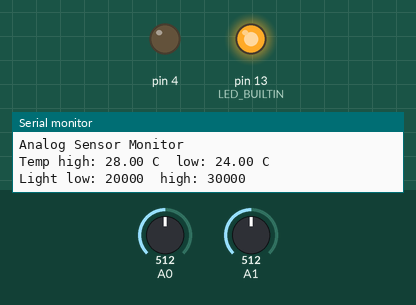
Simulated run of this sketch. Board: Arduino Nano, built for the host (arithmetic inside an expression is 32-bit, double 64-bit). Parts: output pins drawn as LEDs (lit = HIGH), the last lines printed to the serial monitor. The test bench sets the inputs (shaded band); at power-on: A0 = 512, A1 = 512 (analog values on the 0–1023 scale).

Above: at 3.2 s.
3.3 s: A0 set to 693
8.5 s: A0 set to 724
At 9.8 s:
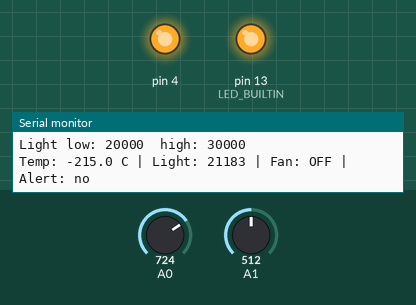
13.5 s: A1 set to 247
15.0 s: A1 set to 215
Timing chart, 0 to 18.0 s (numbered marks = the images above; inputs shaded):
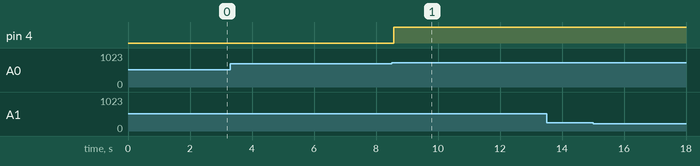

The sketch:

Analog_Monitor.ino
```cpp
/* ================================================================================
Capstone Project: Analog Sensor Monitor [BEAPERNano-Capstone-Analog-Monitor]
Version: 1.2
Updated: November 24, 2026

Platform: mirobo.tech BEAPER Nano circuit (any configuration)
Requires: BEAPERNano_v1_2.h header file

This skeleton provides a multi-sensor monitoring and control structure.
Adapt it to your application by:
  1. Configuring your analog and digital inputs in the SENSOR CONFIGURATION
     section and the read_sensors() function.
  2. Writing your condition logic in check_conditions().
  3. Configuring your outputs in the OUTPUT CONFIGURATION section and
     the apply_outputs() function.

Suggested applications:
  Greenhouse controller   - temperature, light, soil moisture sensors;
                            servo vent, motor fan, motor pump outputs
  Climate monitor         - temperature and humidity sensors;
                            LED indicators, alarm tone outputs
  Plant watering system   - soil moisture sensor, timer;
                            motor pump output, LED status indicators
  Environmental logger    - multiple analog sensors;
                            LED bar graph display, serial data output

On-board analog inputs available (set jumpers to Enviro. mode):
    light_level()   - Ambient light sensor Q4 (JP1)
    temp_level()    - Temperature sensor U4 (JP2)
    RV1_level()     - Potentiometer RV1 (JP3) - useful as a threshold knob
    RV2_level()     - Potentiometer RV2 (JP4) - useful as a threshold knob

External analog inputs available (each needs to be enabled/configured
  in the BEAPERNano_v1_2.h header file):
    H1  - Sensor header with analog input, 3.3V, GND
    H2  - Sensor header with analog input, 3.3V, GND
    H3  - Sensor header with analog input, 3.3V, GND
    H4  - Sensor header with analog input, 3.3V, GND

Digital inputs available:
    SW1 to SW4  - Pushbuttons (active LOW, INPUT_PULLUP)
    H1 to H4    - Expansion headers (for external sensors/switches)

Analog outputs available:
    LS1             - Piezo speaker (tone() / noTone())
    LED1 to LED4    - LEDs (digital on/off or PWM brightness)
    Servo headers H5 to H8 - Servo position (Servo library)

Digital outputs available:
    LED1 to LED4    - LEDs (on/off)
    Headers H1 to H4       - 3.3V output headers
    Headers H5 to H8       - 5V output headers (shared with H1 - H4)

--------------------------------------------------------------------------------
Before you begin - complete your capstone plan using the preparation guide:
  1. Write a plain-English description of what your system monitors and
     what it controls, and under what conditions.
  2. List all inputs: sensor type, what it measures, acceptable range,
     and how often it needs to be read.
  3. List all outputs: what it drives, how it responds to sensor values,
     and whether it uses analog (PWM) or digital (on/off) control.
  4. Write your condition logic in plain language before coding it:
     e.g. "if temperature > HIGH_TEMP and fan is off: turn fan on"
  5. Write your testing plan: one test case per condition.
=================================================================================*/
// IMPORTANT: Make sure that BEAPERNano_v1_2.h is accessible as a tab in this project.
#include "BEAPERNano_v1_2.h"   // Define BEAPER Nano I/O devices

// ==============================================================================
// SENSOR CONFIGURATION
// Name each sensor, its read interval, and its threshold values.
// Add one block per sensor your application requires.
// ==============================================================================

// ---- Sensor 1: Temperature (example) -----------------------------------------
const int TEMP_READ_INTERVAL  = 2000;    // Read every 2000 ms (temperature changes slowly)
const float TEMP_HIGH_THRESHOLD = 28;    // Degrees C: above this, cooling output activates
const float TEMP_LOW_THRESHOLD  = 24;    // Degrees C: below this, cooling output deactivates
                                          // (hysteresis gap prevents rapid on/off cycling)

// ---- Sensor 2: Light (example) -----------------------------------------------
const int LIGHT_READ_INTERVAL  = 500;    // Read every 500 ms (light can change quickly)
const int LIGHT_LOW_THRESHOLD  = 20000;  // Below this (dark): lighting output activates
const int LIGHT_HIGH_THRESHOLD = 30000;  // Above this (bright): lighting output deactivates

// ---- Add your sensors here ----
// const int SENSOR_NAME_READ_INTERVAL = 1000;
// const int SENSOR_NAME_THRESHOLD     = value;

// ==============================================================================
// OUTPUT CONFIGURATION
// Name each output and its behaviour parameters.
// ==============================================================================

// ---- Output 1: Cooling fan (example - right motor driver output) ------------
// Uses right_motor_forward() / right_motor_stop(), which drive the
// H-bridge through the M2A/M2B pins (LED3/LED4). No servo header or H9/H10
// is involved here - those pins do not exist on BEAPER Nano (H1-H8 only).

// ---- Output 2: Status LED (example) ------------------------------------------
// Uses LED1 to indicate whether the system is in a normal or alert condition.

// ---- Add your outputs here ----

// ==============================================================================
// LOOP TIMING
// ==============================================================================
const int LOOP_DELAY     = 10;      // Main loop delay (ms) - keep at 10 or lower
                                     // so timing intervals remain accurate
const int PRINT_INTERVAL = 5000;    // Print sensor summary every 5000 ms

// ==============================================================================
// PROGRAM VARIABLES
// One 'last_read' timestamp per sensor, one 'last_print' for console output.
// One current value variable per sensor.
// One state variable per output that needs to remember its current state.
// ==============================================================================

// Sensor timestamps
unsigned long last_temp_read  = 0;
unsigned long last_light_read = 0;
// unsigned long last_SENSORNAME_read = 0;      // Add one per sensor

// Current sensor values
float temp_c          = 0.0;        // Current temperature in degrees C
int   light_level_val = 0;          // Current light level (raw ADC)
// int sensor_name_val = 0;         // Add one per sensor

// Output states (for outputs that use hysteresis or need to remember state)
bool fan_on       = false;          // True while cooling fan is running
bool alert_active = false;          // True while any alert condition is active

// Console print timestamp
unsigned long last_print = 0;


// ==============================================================================
// SENSOR FUNCTIONS
// One function per sensor, called on its individual interval.
// Each function reads the sensor and updates the corresponding value variable.
// ==============================================================================

void read_temperature()
{
    // Read the analog temperature sensor and convert to degrees Celsius.
    // Formula for MCP9700A: Temp(C) = (Voltage - 0.5V) / 0.01 V/C
    // (See Activity 9 analysis questions for derivation.)
    float voltage = temp_level() * 3.3 / 65535;
    temp_c = (voltage - 0.5) / 0.01;
}

void read_light()
{
    // Read the ambient light sensor and store the raw ADC value.
    light_level_val = light_level();
}

// void read_SENSORNAME()
// {
//     sensor_name_val = SENSORNAME_level();   // or digitalRead / custom logic
// }


// ==============================================================================
// CONDITION EVALUATION
// Called once per loop after all due sensors have been read.
// Evaluates sensor values against thresholds and sets output state variables.
// Write your application logic here.
// ==============================================================================

void check_conditions()
{
    // ---- Temperature control (example: hysteresis) --------------------------
    // Fan turns ON when temperature rises above TEMP_HIGH_THRESHOLD,
    // and turns OFF only when it falls below TEMP_LOW_THRESHOLD.
    // The gap between thresholds prevents rapid cycling at the boundary.
    if (fan_on)
    {
        if (temp_c < TEMP_LOW_THRESHOLD)
            fan_on = false;
    }
    else
    {
        if (temp_c > TEMP_HIGH_THRESHOLD)
            fan_on = true;
    }

    // ---- Alert condition (example: any sensor out of range) -----------------
    // Alert is active if temperature is high OR light is too low.
    // TODO: replace or extend this with your application's alert logic.
    alert_active = (temp_c > TEMP_HIGH_THRESHOLD ||
                     light_level_val < LIGHT_LOW_THRESHOLD);

    // ---- Add your condition logic here ---------------------------------------
    // Follow the pattern above: read from global sensor value variables,
    // write to global output state variables. Use hysteresis (two thresholds)
    // for any output that controls a slow-changing physical process.
}


// ==============================================================================
// OUTPUT CONTROL
// Called once per loop after check_conditions().
// Applies the current output state variables to the physical hardware.
// Keep hardware writes here - check_conditions() only updates variables.
// ==============================================================================

void apply_outputs()
{
    // ---- Cooling fan (example) -----------------------------------------------
    if (fan_on)
        right_motor_forward();       // TODO: replace with your motor/output call
    else
        right_motor_stop();

    // ---- Status LED (example) -------------------------------------------------
    digitalWrite(LED1, alert_active ? HIGH : LOW);

    // ---- Add your output control here ------------------------------------------
    // Each output state variable set in check_conditions() should have a
    // corresponding hardware write here.
}


// ==============================================================================
// SENSOR READ SCHEDULE
// Called once per loop. Checks each sensor's interval timer and calls
// its read function when due. Returns true if any sensor was read this
// iteration (useful for debug output timing).
// ==============================================================================

bool read_sensors(unsigned long current_time)
{
    bool any_read = false;

    // ---- Temperature: read every TEMP_READ_INTERVAL ms -----------------------
    if ((current_time - last_temp_read) >= (unsigned long)TEMP_READ_INTERVAL)
    {
        read_temperature();
        last_temp_read = current_time;
        any_read = true;
    }

    // ---- Light: read every LIGHT_READ_INTERVAL ms -----------------------------
    if ((current_time - last_light_read) >= (unsigned long)LIGHT_READ_INTERVAL)
    {
        read_light();
        last_light_read = current_time;
        any_read = true;
    }

    // ---- Add your sensors here -------------------------------------------------
    // if ((current_time - last_SENSORNAME_read) >= (unsigned long)SENSORNAME_READ_INTERVAL)
    // {
    //     read_SENSORNAME();
    //     last_SENSORNAME_read = current_time;
    //     any_read = true;
    // }

    return any_read;
}


// ==============================================================================
// CONSOLE OUTPUT
// Print a summary of all sensor values and output states periodically.
// Useful during development and for data logging via the serial console.
// ==============================================================================

void print_status()
{
    Serial.print("Temp: "); Serial.print(temp_c, 1); Serial.print(" C");
    Serial.print(" | Light: "); Serial.print(light_level_val);
    Serial.print(" | Fan: "); Serial.print(fan_on ? "ON" : "OFF");
    Serial.print(" | Alert: "); Serial.println(alert_active ? "YES" : "no");
    // Add your sensor values and output states here
}


void setup()
{
    // Configure Arduino Nano ESP32 status LED as output
    pinMode(LED_BUILTIN, OUTPUT);
    digitalWrite(LED_BUILTIN, HIGH);

    // Configure the status LED output
    pinMode(LED1, OUTPUT);

    // Configure the ADC for 16-bit readings (0-65535), matching the
    // MicroPython board module's read_u16()-style scaling - see
    // Activity 9, GE1.
    analogReadResolution(16);

    Serial.begin(9600);
    delay(2000);                       // Give Serial Monitor time to
                                        // connect, without blocking
                                        // forever if it's never opened

    Serial.println("Analog Sensor Monitor");
    Serial.print("Temp high: "); Serial.print(TEMP_HIGH_THRESHOLD);
    Serial.print(" C  low: "); Serial.print(TEMP_LOW_THRESHOLD); Serial.println(" C");
    Serial.print("Light low: "); Serial.print(LIGHT_LOW_THRESHOLD);
    Serial.print("  high: "); Serial.println(LIGHT_HIGH_THRESHOLD);
    Serial.println();

    // Take initial readings so variables are not zero on first check_conditions()
    read_temperature();
    read_light();
    // read_SENSORNAME();

    unsigned long startup_time = millis();
    last_temp_read  = startup_time;
    last_light_read = startup_time;
    last_print      = startup_time;
}

void loop()
{
    unsigned long current_time = millis();

    // 1. Read any sensors that are due
    read_sensors(current_time);

    // 2. Evaluate conditions and update output state variables
    check_conditions();

    // 3. Apply output states to hardware
    apply_outputs();

    // 4. Print periodic status summary
    if ((current_time - last_print) >= (unsigned long)PRINT_INTERVAL)
    {
        print_status();
        last_print = current_time;
    }

    delay(LOOP_DELAY);
}


/* ================================================================================
Development Guide
================================================================================

This skeleton is deliberately generic. Your first task is to decide
what your system monitors and what it controls, then fill in the
template section by section.

--------------------------------------------------------------------------------
Step 1 - Define your application
--------------------------------------------------------------------------------

Write two or three sentences describing your system from the user's
perspective. Then answer:
- What physical quantities does it measure? (temperature, light,
  moisture, motion, distance, switch state...)
- What does it control in response? (fan, pump, servo, LEDs, alarm...)
- Under what conditions does each output activate or deactivate?
- How quickly do your inputs change? (This determines read intervals.)

Complete the Capstone Preparation Guide before continuing.

--------------------------------------------------------------------------------
Step 2 - Configure and test one sensor
--------------------------------------------------------------------------------

Add your first sensor to the SENSOR CONFIGURATION section and write
its read function. In loop(), temporarily replace the call to
check_conditions() and apply_outputs() with just a print statement
showing the raw sensor value. Verify the reading looks correct before
adding any control logic.

For analog sensors:
- Print the raw ADC value while varying the physical quantity.
- Record the values at your intended threshold levels.
- Set your threshold constants from these measurements, not guesses.

For digital inputs (buttons or contact switches):
- Verify the pin reads LOW when active and HIGH when not (INPUT_PULLUP).
- Test both states explicitly before using the value in conditions.

--------------------------------------------------------------------------------
Step 3 - Add condition logic for that sensor
--------------------------------------------------------------------------------

Write the condition for your first sensor in check_conditions() and
its output in apply_outputs(). Test the full sensor-to-output path:
vary the sensor input and verify the output responds correctly at both
threshold values (hysteresis boundaries if applicable).

--------------------------------------------------------------------------------
Step 4 - Add remaining sensors and outputs
--------------------------------------------------------------------------------

Add each additional sensor and its output one at a time, testing each
before adding the next. Use the comment templates (lines beginning with
'// ----') as insertion points. Sensors are independent - a slow
temperature read does not delay a fast moisture check.

--------------------------------------------------------------------------------
Step 5 - Combine conditions
--------------------------------------------------------------------------------

If your application requires combined logic (e.g. "fan runs only when
temperature is high AND humidity is high"), implement this in
check_conditions() after the individual sensor checks. Test the
combined logic by independently varying each input to verify all
combinations produce the correct output.

*/


/* ================================================================================
Extension Activities
================================================================================

--------------------------------------------------------------------------------
EA 1 - Calibration on startup
--------------------------------------------------------------------------------

Read each analog sensor several times at startup, average the
results, and use this as a baseline. Useful for sensors whose raw
values vary with supply voltage or ambient conditions (light
sensors, some moisture sensors).

--------------------------------------------------------------------------------
EA 2 - Data logging
--------------------------------------------------------------------------------

Modify print_status() to print comma-separated values (CSV format)
that can be copied from the Serial Monitor into a spreadsheet.
Include a timestamp using millis().

--------------------------------------------------------------------------------
EA 3 - Manual override
--------------------------------------------------------------------------------

Add a button that temporarily overrides the automatic control of an
output. Hold SW4 to run the fan regardless of temperature, for
example. How does this interact with the hysteresis logic in
check_conditions()?

--------------------------------------------------------------------------------
EA 4 - Trend detection
--------------------------------------------------------------------------------

Store the previous reading of a slowly-changing sensor and compute
the rate of change. Activate an output early if the value is
changing rapidly toward a threshold, rather than waiting until it
crosses it. This is a simplified form of predictive control used in
real building automation systems.

--------------------------------------------------------------------------------
EA 5 - Multiple zones
--------------------------------------------------------------------------------

If your application monitors multiple physical locations (e.g. two
greenhouse beds, or two rooms), extend the sensor configuration to
include one set of variables per zone and generalise
check_conditions() to evaluate each zone independently.

With two or three zones, copying each sensor's block (as this
skeleton does throughout) is still manageable - two temperature
blocks, two fan outputs, and so on. If you find yourself
copy-pasting many nearly-identical blocks for many zones, that
repetition is exactly the situation an array of "zone" records (a
struct per zone, holding that zone's sensor values, thresholds, and
output state) is suited to, iterated with a single generalised check
function instead of one copy per zone. This capstone's skeleton does
not use that structure - Simon Game's capstone introduces arrays for
a similar reason (storing a growing sequence) if you want to see the
pattern applied elsewhere first.

*/
```

Measured:
- the behaviour switches between 711 and 712 on A0 (found by bisection; images 0 and 1)
- after the input at 8.5 s, pin 4: LOW → HIGH after 0.08 s
- after the input at 13.5 s, every drawn part: stays the same
